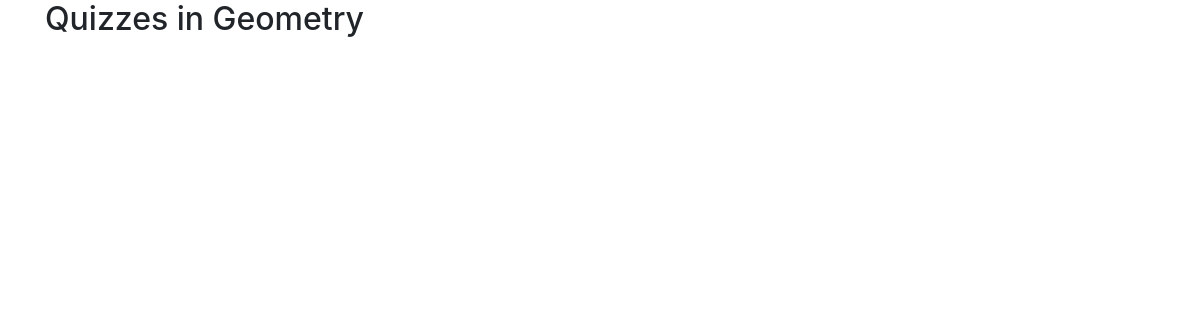
The app's page /user/quizzes/2 (signed in), older data.
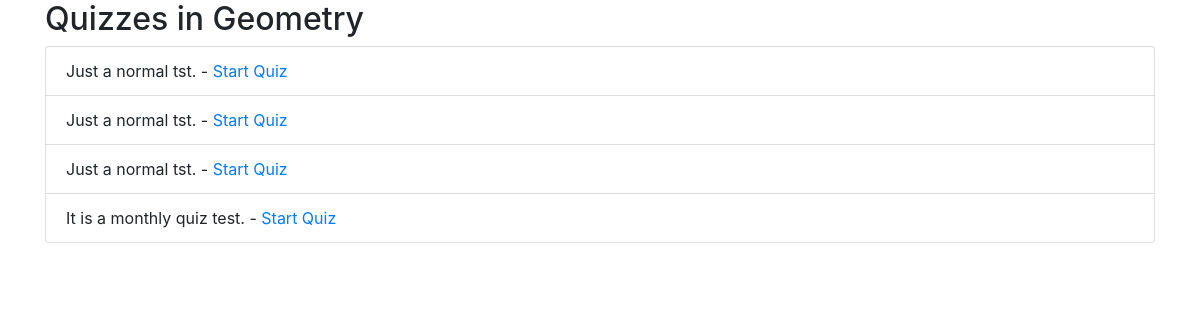
The same page, newer data.
### models/models.py (models this page shows)
class Quiz(db.Model):
    id = db.Column(db.Integer, primary_key=True)
    chapter_id = db.Column(db.Integer, db.ForeignKey('chapter.id'), nullable=False)
    date_of_quiz = db.Column(db.Date, nullable=False)
    time_duration = db.Column(db.String(5), nullable=False)
    remark = db.Column(db.String(100), nullable=False)
    chapter = db.relationship('Chapter', backref=db.backref('quizzes', lazy=True))

### routes/user_routes.py (the view)
@user.route('/quizzes/<int:chapter_id>')
def list_quizzes(chapter_id):
    if not session.get('user_logged_in'):
        return redirect(url_for('user.login'))
    chapter = Chapter.query.get_or_404(chapter_id)
    quizzes = Quiz.query.filter_by(chapter_id=chapter.id).all()
    return render_template('user/quizzes.html', chapter=chapter, quizzes=quizzes)

### templates/user/quizzes.html (shortened to what this page needs)
<!DOCTYPE html>
<html>
<head>
    <link rel="stylesheet" href="{{ url_for('static', filename='css/bootstrap.min.css') }}">
</head>
<body>
    <div class="container">
        <h2>Quizzes in {{ chapter.name }}</h2>
        <ul class="list-group">
            {% for quiz in quizzes %}
                <li class="list-group-item">
                    {{ quiz.remark }} -
                    <a href="{{ url_for('user.attempt_quiz', quiz_id=quiz.id) }}">Start Quiz</a>
                </li>
            {% endfor %}
        </ul>
    </div>
</body>
</html>

Row changes from the older to the newer data that the page shows:
added Quiz: remark "Just a normal tst."
added Quiz: remark "Just a normal tst."
added Quiz: remark "Just a normal tst."
added Quiz: remark "It is a monthly quiz test."
